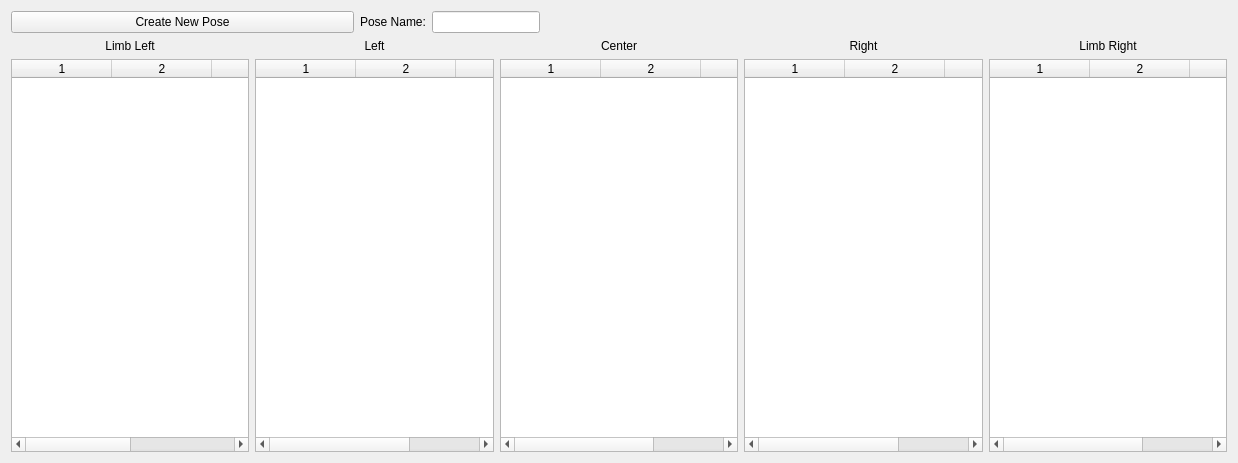
<?xml version="1.0" encoding="UTF-8"?>
<ui version="4.0">
 <class>Form</class>
 <widget class="QWidget" name="Form">
  <property name="geometry">
   <rect>
    <x>0</x>
    <y>0</y>
    <width>1238</width>
    <height>463</height>
   </rect>
  </property>
  <property name="windowTitle">
   <string>Form</string>
  </property>
  <layout class="QVBoxLayout" name="verticalLayout" stretch="0,0">
   <item>
    <layout class="QHBoxLayout" name="horizontalLayout_2" stretch="1,0,0,2">
     <item>
      <widget class="QPushButton" name="pushButton_create_pose">
       <property name="text">
        <string>Create New Pose</string>
       </property>
      </widget>
     </item>
     <item>
      <widget class="QLabel" name="label_pose_name">
       <property name="text">
        <string>Pose Name:</string>
       </property>
      </widget>
     </item>
     <item>
      <widget class="QLineEdit" name="lineEdit_pose_name"/>
     </item>
     <item>
      <spacer name="horizontalSpacer">
       <property name="orientation">
        <enum>Qt::Horizontal</enum>
       </property>
       <property name="sizeHint" stdset="0">
        <size>
         <width>40</width>
         <height>20</height>
        </size>
       </property>
      </spacer>
     </item>
    </layout>
   </item>
   <item>
    <layout class="QHBoxLayout" name="horizontalLayout" stretch="0,0,0,0,0">
     <item>
      <layout class="QVBoxLayout" name="verticalLayout_sensor_readings_2">
       <item>
        <layout class="QHBoxLayout" name="horizontalLayout_sensor_info_2">
         <item>
          <widget class="QLabel" name="label_sensor_limb_left">
           <property name="text">
            <string>Limb Left</string>
           </property>
           <property name="alignment">
            <set>Qt::AlignCenter</set>
           </property>
          </widget>
         </item>
        </layout>
       </item>
       <item>
        <widget class="QTableWidget" name="tableWidget_limb_left">
         <property name="columnCount">
          <number>4</number>
         </property>
         <column/>
         <column/>
         <column/>
         <column/>
        </widget>
       </item>
      </layout>
     </item>
     <item>
      <layout class="QVBoxLayout" name="verticalLayout_sensor_readings_4">
       <item>
        <layout class="QHBoxLayout" name="horizontalLayout_sensor_info_4">
         <item>
          <widget class="QLabel" name="label_sensor_left">
           <property name="text">
            <string>Left</string>
           </property>
           <property name="alignment">
            <set>Qt::AlignCenter</set>
           </property>
          </widget>
         </item>
        </layout>
       </item>
       <item>
        <widget class="QTableWidget" name="tableWidget_left">
         <property name="columnCount">
          <number>3</number>
         </property>
         <column/>
         <column/>
         <column/>
        </widget>
       </item>
      </layout>
     </item>
     <item>
      <layout class="QVBoxLayout" name="verticalLayout_sensor_readings_5">
       <item>
        <layout class="QHBoxLayout" name="horizontalLayout_sensor_info_5">
         <item>
          <widget class="QLabel" name="label_sensor_center">
           <property name="text">
            <string>Center</string>
           </property>
           <property name="alignment">
            <set>Qt::AlignCenter</set>
           </property>
          </widget>
         </item>
        </layout>
       </item>
       <item>
        <widget class="QTableWidget" name="tableWidget_center">
         <property name="columnCount">
          <number>3</number>
         </property>
         <column/>
         <column/>
         <column/>
        </widget>
       </item>
      </layout>
     </item>
     <item>
      <layout class="QVBoxLayout" name="verticalLayout_sensor_readings_3">
       <item>
        <layout class="QHBoxLayout" name="horizontalLayout_sensor_info_3">
         <item>
          <widget class="QLabel" name="label_sensor_right">
           <property name="text">
            <string>Right</string>
           </property>
           <property name="alignment">
            <set>Qt::AlignCenter</set>
           </property>
          </widget>
         </item>
        </layout>
       </item>
       <item>
        <widget class="QTableWidget" name="tableWidget_right">
         <property name="columnCount">
          <number>3</number>
         </property>
         <column/>
         <column/>
         <column/>
        </widget>
       </item>
      </layout>
     </item>
     <item>
      <layout class="QVBoxLayout" name="verticalLayout_sensor_readings">
       <item>
        <layout class="QHBoxLayout" name="horizontalLayout_sensor_info">
         <item>
          <widget class="QLabel" name="label_sensor_limb_right">
           <property name="text">
            <string>Limb Right</string>
           </property>
           <property name="alignment">
            <set>Qt::AlignCenter</set>
           </property>
          </widget>
         </item>
        </layout>
       </item>
       <item>
        <widget class="QTableWidget" name="tableWidget_limb_right">
         <property name="columnCount">
          <number>3</number>
         </property>
         <column/>
         <column/>
         <column/>
        </widget>
       </item>
      </layout>
     </item>
    </layout>
   </item>
  </layout>
 </widget>
 <resources/>
 <connections/>
</ui>
